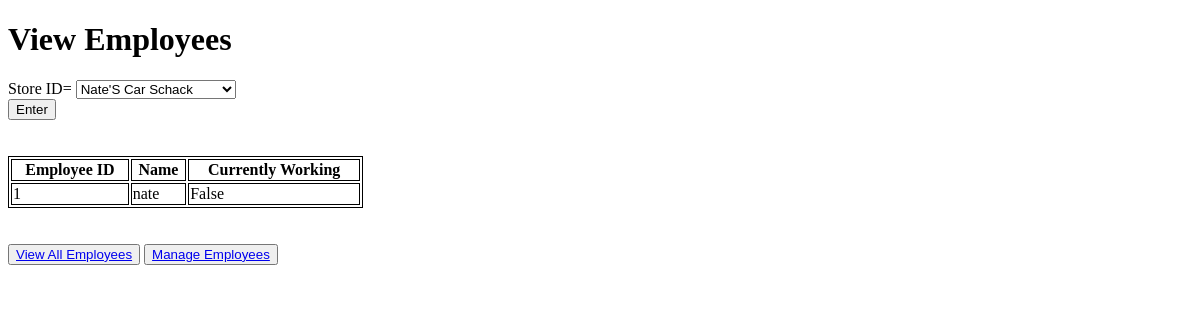
Page /Kars4U_components/viewEmployees/ on the earlier database version.
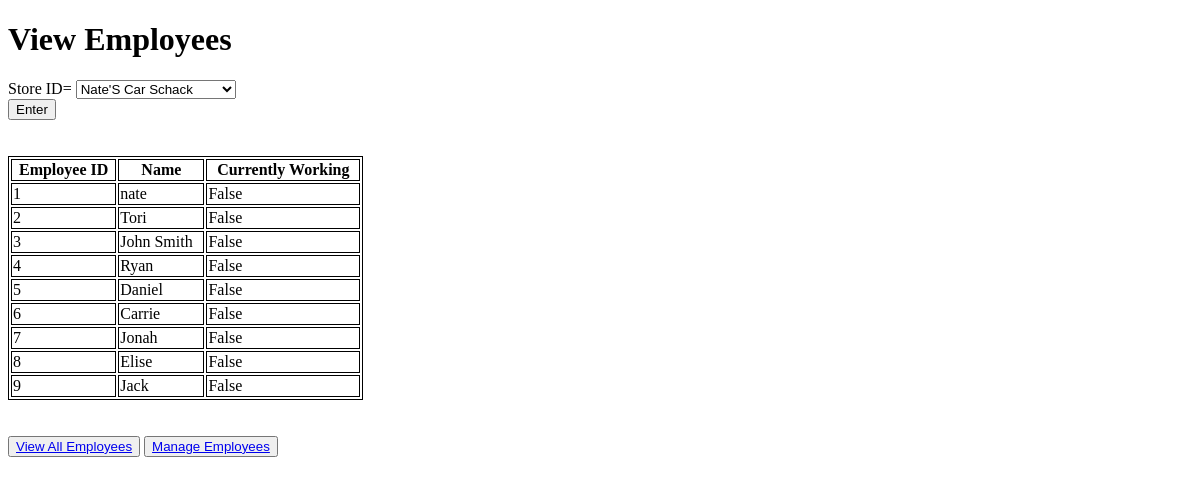
Same page on the later database version.
### Kars4U_components/models.py (models this page shows)
class Employee(models.Model):
    employee_id = models.IntegerField(primary_key=True)
    name = models.CharField(max_length=25)
    store_id = models.IntegerField()
    currentlyworking = models.BooleanField(default=0)

### Kars4U_components/views.py (the view)
# urls.py: path('viewEmployees/', views.viewEmployees, name = 'viewEmployees'),
def viewEmployees(request):
    storedata = Store.objects.all()
    global data
    if request.method == 'POST':
        store_id = request.POST.get("Store_id")
        data = Employee.objects.filter(store_id = store_id)
    else:
        data = Employee.objects.all()
    return render(request, "viewEmployees.html", {'employees': data, 'stores':storedata})

### templates/viewEmployees.html (shortened to what this page needs)
<!DOCTYPE html>
<html lang="en">
<head>
    <h1> View Employees </h1>
</head>
<body>
<form action="/Kars4U_components/viewEmployees/" method="post">
    <label for="Store_id">Store ID= </label>
    <select name="Store_id" id="Store_id">
        {% for store in stores %}
            <option value="{{ store.store_id }}">{{ store.name }}</option>
        {% endfor %}
    </select>
    <br>
    <input type = "submit" value = "Enter">
</form>
<br>
<br>
<div class="submain">
<table style="width:30%">
  <tr>
    <th>Employee ID</th>
    <th>Name</th>
    <th>Currently Working</th>
  </tr>
{% for emp in employees %}
  <tr>
    <td>{{ emp.employee_id}}</td>
    <td>{{ emp.name}}</td>
    <td>{{ emp.currentlyworking}}</td>
  </tr>
{% endfor %}
</table>
</div>
<br>
<br>
<button><a href="/Kars4U_components/viewEmployees/">View All Employees</a></button>
<button><a href="/Kars4U_components/manageEmployees/">Manage Employees</a></button>
</body>
</html>

### templates/viewEmployees.html (style rules this page uses)
table, th, td { border:1px solid black; }

Differences in the rows shown:
added Employee: employee_id "2", name "Tori", currentlyworking "False"
added Employee: employee_id "3", name "John Smith", currentlyworking "False"
added Employee: employee_id "4", name "Ryan", currentlyworking "False"
added Employee: employee_id "5", name "Daniel", currentlyworking "False"
added Employee: employee_id "6", name "Carrie", currentlyworking "False"
added Employee: employee_id "7", name "Jonah", currentlyworking "False"
added Employee: employee_id "8", name "Elise", currentlyworking "False"
added Employee: employee_id "9", name "Jack", currentlyworking "False"
